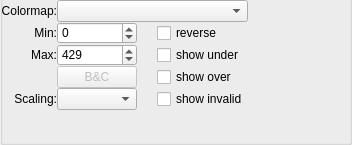
<?xml version="1.0" encoding="UTF-8"?>
<ui version="4.0">
 <class>color_map_editor</class>
 <widget class="QWidget" name="color_map_editor">
  <property name="geometry">
   <rect>
    <x>0</x>
    <y>0</y>
    <width>352</width>
    <height>145</height>
   </rect>
  </property>
  <layout class="QVBoxLayout" name="verticalLayout_2">
   <property name="spacing">
    <number>0</number>
   </property>
   <property name="leftMargin">
    <number>0</number>
   </property>
   <property name="topMargin">
    <number>0</number>
   </property>
   <property name="rightMargin">
    <number>0</number>
   </property>
   <property name="bottomMargin">
    <number>0</number>
   </property>
   <item>
    <widget class="QGroupBox" name="group_box">
     <property name="styleSheet">
      <string notr="true">QGroupBox{padding-top:15px; margin-top:-20px}</string>
     </property>
     <property name="title">
      <string/>
     </property>
     <property name="flat">
      <bool>false</bool>
     </property>
     <property name="checkable">
      <bool>false</bool>
     </property>
     <layout class="QVBoxLayout" name="verticalLayout">
      <property name="spacing">
       <number>0</number>
      </property>
      <property name="leftMargin">
       <number>0</number>
      </property>
      <property name="topMargin">
       <number>0</number>
      </property>
      <property name="rightMargin">
       <number>0</number>
      </property>
      <property name="bottomMargin">
       <number>0</number>
      </property>
      <item>
       <layout class="QGridLayout" name="gridLayout">
        <property name="spacing">
         <number>0</number>
        </property>
        <item row="8" column="1">
         <spacer name="verticalSpacer">
          <property name="orientation">
           <enum>Qt::Vertical</enum>
          </property>
          <property name="sizeHint" stdset="0">
           <size>
            <width>20</width>
            <height>40</height>
           </size>
          </property>
         </spacer>
        </item>
        <item row="3" column="0">
         <widget class="QLabel" name="label_3">
          <property name="text">
           <string>Max:</string>
          </property>
          <property name="alignment">
           <set>Qt::AlignRight|Qt::AlignTrailing|Qt::AlignVCenter</set>
          </property>
         </widget>
        </item>
        <item row="1" column="1">
         <widget class="ScientificDoubleSpinBox" name="minimum">
          <property name="keyboardTracking">
           <bool>false</bool>
          </property>
          <property name="minimum">
           <number>-999999999</number>
          </property>
          <property name="maximum">
           <number>999999999</number>
          </property>
          <property name="displayIntegerBase">
           <number>10</number>
          </property>
         </widget>
        </item>
        <item row="3" column="3">
         <spacer name="horizontalSpacer_2">
          <property name="orientation">
           <enum>Qt::Horizontal</enum>
          </property>
          <property name="sizeType">
           <enum>QSizePolicy::Fixed</enum>
          </property>
          <property name="sizeHint" stdset="0">
           <size>
            <width>20</width>
            <height>20</height>
           </size>
          </property>
         </spacer>
        </item>
        <item row="3" column="1">
         <widget class="ScientificDoubleSpinBox" name="maximum">
          <property name="keyboardTracking">
           <bool>false</bool>
          </property>
          <property name="minimum">
           <number>-999999999</number>
          </property>
          <property name="maximum">
           <number>999999999</number>
          </property>
          <property name="value">
           <number>429</number>
          </property>
         </widget>
        </item>
        <item row="0" column="0">
         <widget class="QLabel" name="label">
          <property name="text">
           <string>Colormap:</string>
          </property>
          <property name="alignment">
           <set>Qt::AlignRight|Qt::AlignTrailing|Qt::AlignVCenter</set>
          </property>
         </widget>
        </item>
        <item row="1" column="0">
         <widget class="QLabel" name="label_2">
          <property name="text">
           <string>Min:</string>
          </property>
          <property name="alignment">
           <set>Qt::AlignRight|Qt::AlignTrailing|Qt::AlignVCenter</set>
          </property>
         </widget>
        </item>
        <item row="3" column="5">
         <spacer name="horizontalSpacer">
          <property name="orientation">
           <enum>Qt::Horizontal</enum>
          </property>
          <property name="sizeHint" stdset="0">
           <size>
            <width>40</width>
            <height>20</height>
           </size>
          </property>
         </spacer>
        </item>
        <item row="3" column="4">
         <widget class="QCheckBox" name="show_under">
          <property name="toolTip">
           <string>Color under values as blue</string>
          </property>
          <property name="text">
           <string>show under</string>
          </property>
         </widget>
        </item>
        <item row="1" column="4">
         <widget class="QCheckBox" name="reverse">
          <property name="text">
           <string>reverse</string>
          </property>
         </widget>
        </item>
        <item row="5" column="4">
         <widget class="QCheckBox" name="show_invalid">
          <property name="toolTip">
           <string>&lt;html&gt;&lt;head/&gt;&lt;body&gt;&lt;p&gt;Display invalid (nan) pixels with a specified color.&lt;/p&gt;&lt;/body&gt;&lt;/html&gt;</string>
          </property>
          <property name="text">
           <string>show invalid</string>
          </property>
         </widget>
        </item>
        <item row="4" column="4">
         <widget class="QCheckBox" name="show_over">
          <property name="toolTip">
           <string>Color over values as red</string>
          </property>
          <property name="text">
           <string>show over</string>
          </property>
         </widget>
        </item>
        <item row="0" column="1" colspan="4">
         <widget class="QComboBox" name="color_map">
          <property name="styleSheet">
           <string notr="true">combobox-popup: 0;</string>
          </property>
          <property name="maxVisibleItems">
           <number>5</number>
          </property>
         </widget>
        </item>
        <item row="5" column="0">
         <widget class="QLabel" name="scaling_label">
          <property name="text">
           <string>Scaling:</string>
          </property>
          <property name="alignment">
           <set>Qt::AlignRight|Qt::AlignTrailing|Qt::AlignVCenter</set>
          </property>
         </widget>
        </item>
        <item row="5" column="1">
         <widget class="QComboBox" name="scaling"/>
        </item>
        <item row="4" column="1">
         <widget class="QPushButton" name="bc_editor_button">
          <property name="enabled">
           <bool>false</bool>
          </property>
          <property name="toolTip">
           <string>&lt;html&gt;&lt;head/&gt;&lt;body&gt;&lt;p&gt;Brightness and Contrast editor&lt;/p&gt;&lt;/body&gt;&lt;/html&gt;</string>
          </property>
          <property name="text">
           <string>B&amp;&amp;C</string>
          </property>
         </widget>
        </item>
       </layout>
      </item>
     </layout>
    </widget>
   </item>
  </layout>
 </widget>
 <customwidgets>
  <customwidget>
   <class>ScientificDoubleSpinBox</class>
   <extends>QSpinBox</extends>
   <header>hexrdgui/scientificspinbox</header>
  </customwidget>
 </customwidgets>
 <tabstops>
  <tabstop>color_map</tabstop>
  <tabstop>minimum</tabstop>
  <tabstop>maximum</tabstop>
 </tabstops>
 <resources/>
 <connections/>
</ui>
